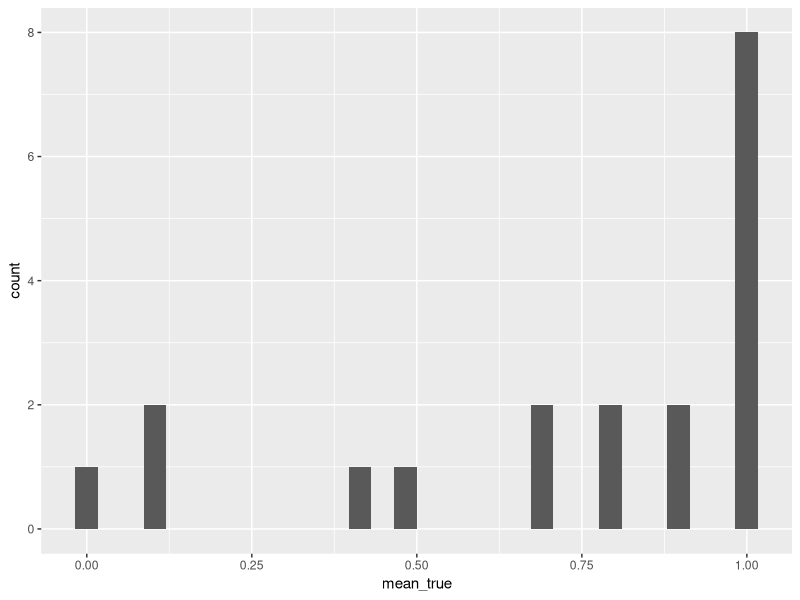

Recreate this plot in R.
library(tidyverse)

d = read_csv('data/02_TVJ_pretest/data_raw.csv') %>% 
  mutate(response = ifelse(response == "TRUE", 1, 0))

d = d[-which(d$comments == "Test run by MF"),]

d_summary = d %>% group_by(trigger, condition, question) %>% 
  summarize(mean_true = mean(response)) %>% arrange(condition)

d_summary_id = d %>% group_by(submission_id, trigger, condition) %>% 
  summarize(mean_true = mean(response)) %>% arrange(submission_id) %>% 
  filter(condition == "implicature") 

d_summary_id %>% filter(trigger != "number") %>% 
  group_by(submission_id) %>% 
  summarize(mean_true = mean(mean_true)) %>% 
  ggplot(aes(x = mean_true)) + geom_histogram()

